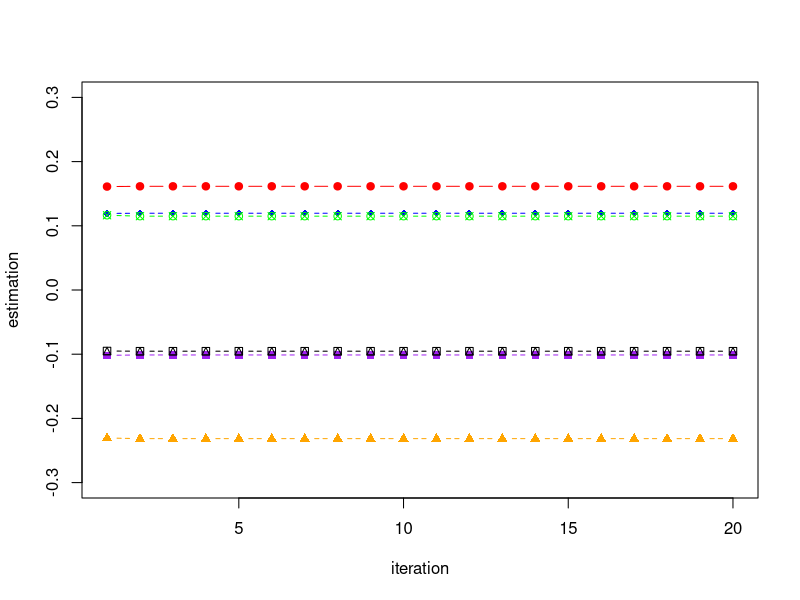

This chart was generated by the following R code:
library(readxl)
dat <- read_excel("CCC.xlsx")


#data
logwage<-dat$lwage76
edu<-dat$ed76
exper<-dat$age76-dat$ed76-6
expersq100<-exper^2/100
black<-dat$black
south<-dat$reg76r
urban<-dat$smsa76r

pub<-dat$nearc4a
priv<-dat$nearc4b
college4<-dat$nearc4
college2<-dat$nearc2

#12.25 a
#reduced form regression
y<-as.matrix(edu)
x<-as.matrix(cbind(exper,expersq100,black,south,urban,pub,priv,matrix(1,nrow(y),1)))
betaa<-solve(t(x)%*%x,t(x)%*%y)

#standard error 
n <- nrow(y)
k <- ncol(x)
invx <- solve(t(x)%*%x)
a <- n/(n-k)
e <- y-x%*%betaa
leverage <- rowSums(x*(x%*%invx))
sig2 <- (t(e) %*% e)/(n-k)
u1 <- x*(e%*%matrix(1,1,k))
u2 <- x*((e/sqrt(1-leverage))%*%matrix(1,1,k))
u3 <- x*((e/(1-leverage))%*%matrix(1,1,k))
v0 <- as.numeric(sig2)*invx
v1 <- invx %*% (t(u1)%*%u1) %*% invx
v1a <- a * invx %*% (t(u1)%*%u1) %*% invx
v2 <- invx %*% (t(u2)%*%u2) %*% invx
v3 <- invx %*% (t(u3)%*%u3) %*% invx
s0 <- sqrt(diag(v0)) # Homoskedastic formula
s1 <- sqrt(diag(v1)) # HC0
s1a <- sqrt(diag(v1a)) # HC1
s2 <- sqrt(diag(v2)) # HC2
s3 <- sqrt(diag(v3)) # HC3



#2sls
y<-as.matrix(logwage)
x<-as.matrix(cbind(edu,exper,expersq100,black,south,urban,matrix(1,nrow(y),1)))

z<-as.matrix(cbind(pub,priv,exper,expersq100,black,south,urban,matrix(1,nrow(y),1)))
zz<-t(z)%*%z
xz<-t(x)%*%z
zy<-t(z)%*%y

beta2sls<-solve(xz%*%solve(zz,t(xz)),xz%*%solve(zz,zy))
#standard error
n <- nrow(y)
e<-y-x%*%beta2sls
sig2<-(t(e) %*% e)/n
ze<-z*matrix(rep(e,dim(z)[2]),ncol = dim(z)[2],nrow = n)
Qzx=t(z)%*%x/n
Qzz=t(z)%*%z/n
Om=t(ze)%*%ze/n

v0<-solve(t(Qzx)%*%solve(Qzz,Qzx))*as.numeric(sig2)#homo
v1<-solve(t(Qzx)%*%solve(Qzz,Qzx),t(Qzx))%*%solve(Qzz,Om)%*%solve(Qzz,Qzx)%*%solve(t(Qzx)%*%solve(Qzz,Qzx))#HC0
v1a<-(n/(n-dim(z)[2]))*v1#HC1
s0<-sqrt(diag(v0/n))#homo
s1<-sqrt(diag(v1/n))#HC0
s1a <- sqrt(diag(v1a/n))#HC1  

#12.25 b
#new reduced form regression with 2 year college
y<-as.matrix(edu)
x<-as.matrix(cbind(exper,expersq100,black,south,urban,pub,priv,college2,matrix(1,nrow(y),1)))
betab<-solve(t(x)%*%x,t(x)%*%y)
#standard error 
n <- nrow(y)
k <- ncol(x)
invx <- solve(t(x)%*%x)
a <- n/(n-k)
e <- y-x%*%betab
leverage <- rowSums(x*(x%*%invx))
sig2 <- (t(e) %*% e)/(n-k)
u1 <- x*(e%*%matrix(1,1,k))
u2 <- x*((e/sqrt(1-leverage))%*%matrix(1,1,k))
u3 <- x*((e/(1-leverage))%*%matrix(1,1,k))
v0 <- as.numeric(sig2)*invx
v1 <- invx %*% (t(u1)%*%u1) %*% invx
v1a <- a * invx %*% (t(u1)%*%u1) %*% invx
v2 <- invx %*% (t(u2)%*%u2) %*% invx
v3 <- invx %*% (t(u3)%*%u3) %*% invx
s0 <- sqrt(diag(v0)) # Homoskedastic formula
s1 <- sqrt(diag(v1)) # HC0
s1a <- sqrt(diag(v1a)) # HC1
s2 <- sqrt(diag(v2)) # HC2
s3 <- sqrt(diag(v3)) # HC3
tstatistic<-betab[8]/s1a[8]
pval<-dnorm(tstatistic)

#12.25 c
intact1<-pub*dat$age76
intact2<-pub*(dat$age76)^2/100
#new reduced form regression with 2 new interaction
y<-as.matrix(edu)
x<-as.matrix(cbind(exper,expersq100,black,south,urban,pub,priv,intact1,intact2,matrix(1,nrow(y),1)))
betac<-solve(t(x)%*%x,t(x)%*%y)
#standard error 
n <- nrow(y)
k <- ncol(x)
invx <- solve(t(x)%*%x)
a <- n/(n-k)
e <- y-x%*%betac
leverage <- rowSums(x*(x%*%invx))
sig2 <- (t(e) %*% e)/(n-k)
u1 <- x*(e%*%matrix(1,1,k))
u2 <- x*((e/sqrt(1-leverage))%*%matrix(1,1,k))
u3 <- x*((e/(1-leverage))%*%matrix(1,1,k))
v0 <- as.numeric(sig2)*invx
v1 <- invx %*% (t(u1)%*%u1) %*% invx
v1a <- a * invx %*% (t(u1)%*%u1) %*% invx
v2 <- invx %*% (t(u2)%*%u2) %*% invx
v3 <- invx %*% (t(u3)%*%u3) %*% invx
s0 <- sqrt(diag(v0)) # Homoskedastic formula
s1 <- sqrt(diag(v1)) # HC0
s1a <- sqrt(diag(v1a)) # HC1
s2 <- sqrt(diag(v2)) # HC2
s3 <- sqrt(diag(v3)) # HC3
tstatistic1<-betac[8]/s1a[8]
pval1<-dnorm(tstatistic1)
tstatistic2<-betac[9]/s1a[9]
pval2<-dnorm(tstatistic1)

#12.25 d 2sls with expanded instrument
intact1<-pub*dat$age76
intact2<-pub*(dat$age76)^2/100
y<-as.matrix(logwage)
x<-as.matrix(cbind(edu,exper,expersq100,black,south,urban,matrix(1,nrow(y),1)))

z<-as.matrix(cbind(pub,priv,intact1,intact2,exper,expersq100,black,south,urban,matrix(1,nrow(y),1)))
zz<-t(z)%*%z
xz<-t(x)%*%z
zy<-t(z)%*%y

beta2slsnew<-solve(xz%*%solve(zz,t(xz)),xz%*%solve(zz,zy))
#standard error
n <- nrow(y)
e<-y-x%*%beta2slsnew
sig2<-(t(e) %*% e)/n
ze<-z*matrix(rep(e,dim(z)[2]),ncol = dim(z)[2],nrow = n)
Qzx=t(z)%*%x/n
Qzz=t(z)%*%z/n
Om=t(ze)%*%ze/n

v0<-solve(t(Qzx)%*%solve(Qzz,Qzx))*as.numeric(sig2)#homo
v1<-solve(t(Qzx)%*%solve(Qzz,Qzx),t(Qzx))%*%solve(Qzz,Om)%*%solve(Qzz,Qzx)%*%solve(t(Qzx)%*%solve(Qzz,Qzx))#HC0
v1a<-(n/(n-dim(z)[2]))*v1#HC1
s0<-sqrt(diag(v0/n))#homo
s1<-sqrt(diag(v1/n))#HC0
s1a <- sqrt(diag(v1a/n))#HC1  
tstat<-beta2slsnew/s1
p_val<-dnorm(tstat)




#13.28
#a
y<-as.matrix(logwage)
x<-as.matrix(cbind(edu,exper,expersq100,black,south,urban,matrix(1,nrow(y),1)))
z<-as.matrix(cbind(pub,priv,exper,expersq100,black,south,urban,matrix(1,nrow(y),1)))
zz<-t(z)%*%z
xz<-t(x)%*%z
zy<-t(z)%*%y
n <- nrow(y)
betaa=matrix(solve(xz%*%solve(zz,t(xz)),xz%*%solve(zz,zy)),ncol = 1)

for (m in 2:20) {
  
  e<-y-x%*%betaa[,m-1]
  ze<-z*matrix(rep(e,dim(z)[2]),ncol = dim(z)[2],nrow = n)
  W=solve(t(ze)%*%ze/n)
  betaa=cbind(betaa,solve(xz%*%W%*%t(xz),xz%*%W%*%zy))
}

#plot
plot(1:20, betaa[1,], type = "b", frame = TRUE, pch = 19, 
     col = "red", xlab = "iteration", ylab = "estimation",ylim = c(-0.3,0.3))
lines(1:20, betaa[2,], pch = 18, col = "blue", type = "b", lty = 2)
lines(1:20, betaa[3,], pch = 17, col = "orange", type = "b", lty = 2)
lines(1:20, betaa[4,], pch = 15, col = "purple", type = "b", lty = 2)
lines(1:20, betaa[5,], pch = 14, col = "black", type = "b", lty = 2)
lines(1:20, betaa[6,], pch = 13, col = "green", type = "b", lty = 2)

convcheckera<-c()
for (b in 1:19) {
  convcheckera[b]=norm(betaa[,b]-betaa[,b+1],type = "2")
}
#b
y<-as.matrix(logwage)
x<-as.matrix(cbind(edu,exper,expersq100,black,south,urban,matrix(1,nrow(y),1)))

z<-as.matrix(cbind(pub,priv,intact1,intact2,exper,expersq100,black,south,urban,matrix(1,nrow(y),1)))
zz<-t(z)%*%z
xz<-t(x)%*%z
zy<-t(z)%*%y
n <- nrow(y)
betab=matrix(solve(xz%*%solve(zz,t(xz)),xz%*%solve(zz,zy)),ncol = 1)

for (m in 2:20) {
  
  e<-y-x%*%betab[,m-1]
  ze<-z*matrix(rep(e,dim(z)[2]),ncol = dim(z)[2],nrow = n)
  W<-solve(t(ze)%*%ze/n)
  betab=cbind(betab,solve(xz%*%W%*%t(xz),xz%*%W%*%zy))
}
convcheckerb<-c()
for (b in 1:19) {
  convcheckerb[b]=norm(betab[,b]-betab[,b+1],type = "2")
}


#c
#for a
y<-as.matrix(logwage)
x<-as.matrix(cbind(edu,exper,expersq100,black,south,urban,matrix(1,nrow(y),1)))
z<-as.matrix(cbind(pub,priv,exper,expersq100,black,south,urban,matrix(1,nrow(y),1)))
zz<-t(z)%*%z
xz<-t(x)%*%z
zy<-t(z)%*%y
n <- nrow(y)

ba<-betaa[,20]
e<-y-x%*%ba
ze<-z*matrix(rep(e,dim(z)[2]),ncol = dim(z)[2],nrow = n)
W<-solve(t(ze)%*%ze/n)
Ja<-n*t(t(z)%*%(e)/n)%*%W%*%(t(z)%*%(e)/n)

#for b
y<-as.matrix(logwage)
x<-as.matrix(cbind(edu,exper,expersq100,black,south,urban,matrix(1,nrow(y),1)))

z<-as.matrix(cbind(pub,priv,intact1,intact2,exper,expersq100,black,south,urban,matrix(1,nrow(y),1)))
zz<-t(z)%*%z
xz<-t(x)%*%z
zy<-t(z)%*%y
n <- nrow(y)
bb<-betab[,20]

e<-y-x%*%bb
ze<-z*matrix(rep(e,dim(z)[2]),ncol = dim(z)[2],nrow = n)
W<-solve(t(ze)%*%ze/n)
Jb<-n*t(t(z)%*%(e)/n)%*%W%*%(t(z)%*%(e)/n)











